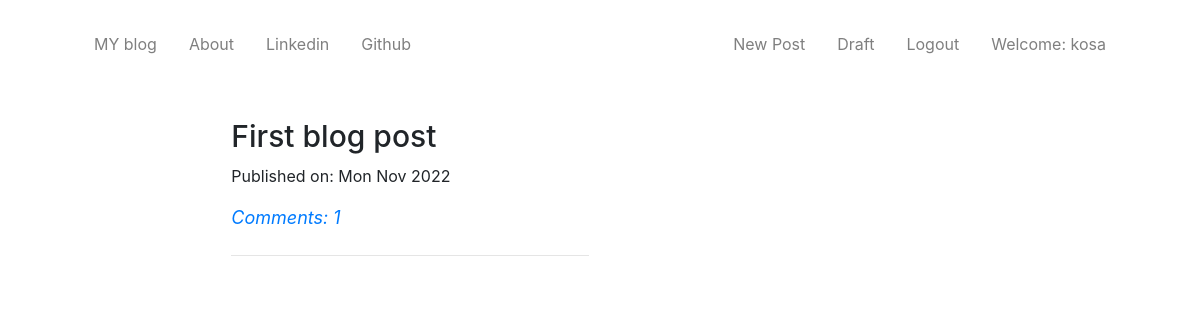
The app's page / (signed in) with its own data.
### blog/models.py (models this page shows, shortened)
class Post(models.Model):
    author = models.ForeignKey('auth.User')
    title = models.CharField(max_length=200)
    text = models.TextField()
    create_date = models.DateTimeField(default=timezone.now)
    published_date = models.DateTimeField(blank=True, null=True)
    def approve_comments(self):
        return self.comments.filter(approved_comment = True)

### blog/views.py (the view)
# urls.py: url(r'^$', views.PostListView.as_view(), name='post_list'),
class PostListView(ListView):
    model = Post
    def get_queryset(self):
        return Post.objects.filter(published_date__lte=timezone.now()).order_by('-published_date')

### blog/templates/blog/post_list.html
{% extends 'blog/base.html' %}
{% block content %}
<div class="container px-4 px-lg-5">
    <div class="row gx-4 gx-lg-5 justify-content-center">
        <div class="col-md-10 col-lg-8 col-xl-7">
{% for post in post_list %}
<div class="post-preview">
    <a href="{% url 'post_detail' pk=post.pk %}"><h1 class="post-title">{{ post.title }}</h1></a>
        <p class="post-subtitle"> Published on: {{ post.published_date|date:"D M Y"}}</p>
    <p class="post-meta"><a  href="{% url 'post_detail' pk=post.pk %}">Comments: {{ post.approve_comments.count }}</a></p>
</div>
<hr class="my-4" />
{% endfor %}
        </div>
    </div>
</div>
{% endblock  %}

### blog/templates/blog/base.html (shortened to what this page needs)
<!DOCTYPE html>
{% load staticfiles %}
<html>
<head>
	<link rel="stylesheet" href="https://cdn.jsdelivr.net/npm/bootstrap@4.0.0/dist/css/bootstrap.min.css">
	<link rel="stylesheet" href="https://use.fontawesome.com/releases/v5.7.0/css/all.css">
	<link rel="stylesheet" href="//cdn.jsdelivr.net/npm/medium-editor@latest/dist/css/medium-editor.min.css" type="text/css" media="screen" charset="utf-8">
	<link rel="stylesheet" href="{% static "css/blog.css" %}">
</head>
<body>
	<nav class="navbar navbar-expand-lg navbar-light" id="mainNav">
		<div class="container px-4 px-lg-5">
			<ul class="nav navbar-nav">
				<li class="nav-item"><a class="nav-link px-lg-3 py-3 py-lg-4" href="{% url 'post_list' %}">MY blog</a></li>
				<li class="nav-item"><a class="nav-link px-lg-3 py-3 py-lg-4" href="{% url 'about' %}">About</a></li>
				<li class="nav-item"><a class="nav-link px-lg-3 py-3 py-lg-4" href="">Linkedin</a></li>
				<li class="nav-item"><a class="nav-link px-lg-3 py-3 py-lg-4" href="">Github</a></li>
			</ul>
			<ul class="nav navbar-nav navbar-right">
				{% if user.is_authenticated %}
				<li class="nav-item"><a class="nav-link px-lg-3 py-3 py-lg-4"href="{% url 'post_new' %}">New Post</a></li>
				<li class="nav-item"><a class="nav-link px-lg-3 py-3 py-lg-4"href="{% url 'post_draft_list' %}">Draft</a></li>
				<li class="nav-item"><a class="nav-link px-lg-3 py-3 py-lg-4"href="{% url 'logout' %}">Logout</a></li>
				<li class="nav-item"><a class="nav-link px-lg-3 py-3 py-lg-4">Welcome: {{ user.username }}</a></li>
				{% else %}
				<li class="nav-item"><a class="nav-link px-lg-3 py-3 py-lg-4" href="{% url 'login' %}"><i class="fas fa-user"></i></a></li>
				{% endif %}
			</ul>
		</div>
	</nav>
	<div class="content container">
		<div class="row">
			<div class="col-md-8">
			  <div class="blog_posts">
				{% block content %}
				{% endblock %}
			  </div>
			</div>
		</div>
	</div>
</body>
</html>

### blog/static/css/blog.css (style rules this page uses)
.post-preview > a { color: #212529; }
.post-preview > a > .post-title { font-size: 1.875rem; margin-top: 1.875rem; margin-bottom: 0.625rem; }
.post-preview > .post-meta { font-size: 1.125rem; font-style: italic; margin-top: 0; color: #6c757d; }
.post-preview > .post-meta > a { text-decoration: none; }

### records on screen
Post: title "First blog post", published_date "Mon Nov 2022", approve_comments.count "1"

### other values on screen
{{ user.username }} "kosa"
